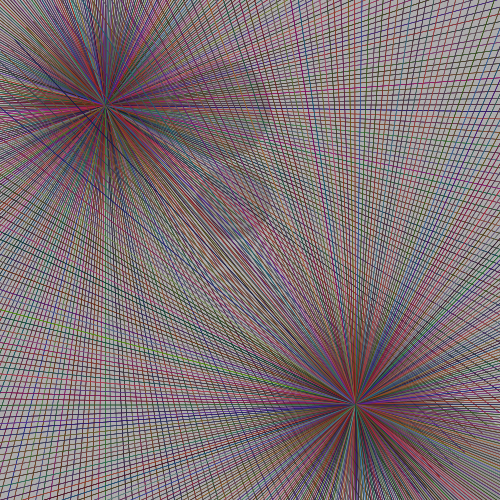
Frame 1 (no input)
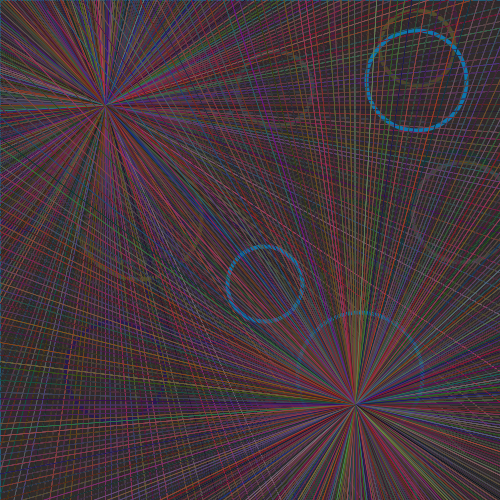
Frame 60 (the mouse pressed at the canvas centre just before this capture)
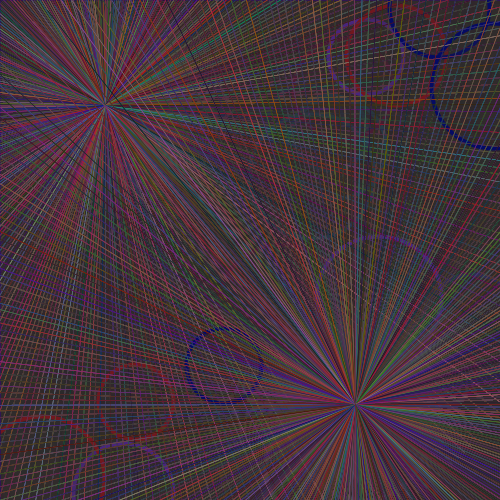
Frame 120 (the mouse held since frame 60 and released just before this capture)

The Processing sketch that drew these frames (run headless with seeded random() and noise(); from frame 60 on, the mouse is pressed at the canvas centre):

// Processing sketch: processing_28219
// ── processing_28219.pde

int random;
float x,y;
float dx,dy;
float easing;

float speed = 0.05;
float radius = 30.0;
float sx = 100.0;
float sy = 100.0;

Circle[] circles;
float offset =20.0;
float scaleVal =25.0;
float angleInc = PI/23.0;
float angle =0.0;

void setup(){
  size(500,500);
  noStroke();
  smooth();
   x=0;
  y=0;
  easing= .005;
  circles = new Circle[1200];  
  for(int i = 0; i < 1200; i++){
    circles[i] = new Circle(random(5,height),random(5,width),random(2,20));
}
}
void draw(){
  
  if (mouseButton == LEFT){
 background(20);
 for(int i = 0; i < 1200; i++){
    circles[i].display();
    circles[i].move();
  }
  fill(40);
for(int y=0; y<=width; y+=5){
  float x =offset + (sin(angle) * scaleVal);
  fill(255);
  rect(x+0,y,2,4);
  rect(x+50,y,2,4);
  rect(x+100,y,2,4);
  rect(x+150,y,2,4);
  rect(x+200,y,2,4);
  rect(x+250,y,2,4);
  rect(x+300,y,2,4);
  rect(x+350,y,2,4);
  rect(x+400,y,2,4);
  rect(x+450,y,2,4);
  x= offset + (cos(angle) * scaleVal);
  fill(0);
  rect(x+0,y,2,4);
  rect(x+50,y,2,4);
  rect(x+100,y,2,4);
  rect(x+150,y,2,4);
  rect(x+200,y,2,4);
  rect(x+250,y,2,4);
  rect(x+300,y,2,4);
  rect(x+350,y,2,4);
  rect(x+400,y,2,4);
  rect(x+450,y,2,4);
  angle +=angleInc;
 }  
 }else if (mouseButton == RIGHT){
   fill(0,4);
  rect(0,0,width,height);
  angle +=speed;
  float sinval = sin(angle);
  float cosval = cos(angle);
  float x = 250 + (cosval * radius);
  float y = 250 + (sinval * radius);
  
  fill(149,149,162);
  ellipse(x,y,8,2);  
  float x2 = x + cos(angle*sx) * radius/2;
  float y2 = y + sin(angle*sy) * radius/2;
  fill(209,13,13);
  ellipse(x2,y2,6,6);
  
  float x3 = x + cos(angle*sx) * 100;
  float y3 = y + sin(angle*sy) * 100;
  fill(135,170,183);
  ellipse(x3,y3,6,6);
  
  float x4 = x + cos(angle*sx) * 125;
  float y4 = y + sin(angle*sy) * 125;
  fill(135,183,166);
  ellipse(x4,y4,8,8);
  
  float x5 = x + cos(angle*sx) * 150;
  float y5 = y + sin(angle*sy) * 150;
  fill(139,135,183);
  ellipse(x5,y5,10,10);
  
  float x6 = x + cos(angle*sx) * 175;
  float y6 = y + sin(angle*sy) * 175;
  fill(163,135,183);
  ellipse(x6,y6,12,12);
 
 float x7 = x + cos(angle*sx) * 200;
 float y7 = y + sin(angle*sy) * 200;
 fill(183,135,183);
 ellipse(x7,y7,14,14);
 
 }else{
   fill(46,42,42,50);
  rect(0,0,width,height);
  x= dx*easing;
  y=  dy*easing;
  strokeWeight(4);
  ellipse(random(width),random(height),75,75);
ellipse(random(width),random(height),100,100);
ellipse(random(width),random(height),125,125);   

translate(105,105);
  for(int i=0; i<360; i++){
    rotate(radians(10));
    strokeWeight(.5);
    stroke(random(216),random(72),random(72));
    line(0,0,0,500);
    
     rotate(radians(3));
     strokeWeight(.5);
    stroke(random(135),random(170),random(183));
    line(0,0,0,500);
    
     rotate(radians(6));
     strokeWeight(.5);
    stroke(random(139),random(135),random(183));
    line(0,0,0,500);
  }
  translate(250,300);
  for(int i=0; i<360; i++){
    rotate(radians(10));
    strokeWeight(.5);
    stroke(random(216),random(72),random(72));
    line(0,0,0,500);
    
     rotate(radians(3));
     strokeWeight(.5);
    stroke(random(135),random(170),random(183));
    line(0,0,0,500);
    
     rotate(radians(6));
     strokeWeight(.5);
    stroke(random(139),random(135),random(183));
    line(0,0,0,500);
  }
 }
}
 class Circle {
  float x,y,diameter, ysp, xsp, gravity, friction;
   
  Circle(float xpos, float ypos, float dia){
    x = xpos;
    y = ypos;
    diameter = dia;
    friction = random(-1.5,-0.9);
    gravity = random(0.01,1);
 
  }
   
  void display(){
    fill(random(160), random(137), random(167));
    ellipse (x,y,diameter, diameter);
  }
   
  void move(){
    ysp += gravity;
    x += xsp;
    y += ysp;
    if (y > 500){
      ysp*=friction;
    }
    if (x<0 ){
      xsp*=friction;
    }
    
  }
}

 
